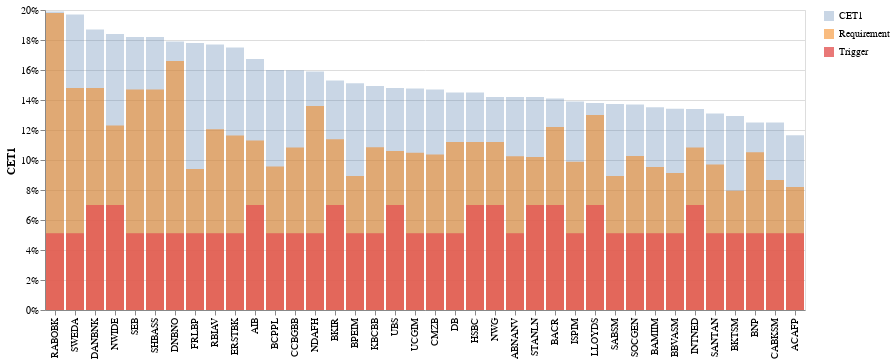

Source (notebook cell):
### Markdown cell above
# CET1 vs Requirements and AT1 Trigger levels
© 2025 Marek Ozana

This notebook is a small end-to-end example of using **polars-bloomberg** to pull regulatory capital metrics from **BQL** and chart them for a universe of European banks.

We compare three CET1-related levels:

- **CET1 (reported)**: the bank’s current Common Equity Tier 1 ratio (what it *has*).
- **CET1 requirement (“review” / SREP)**: the supervisory CET1 requirement level (what it *must meet* under review-driven requirements).
- **AT1 trigger**: the contractual CET1 trigger level associated with Additional Tier 1 (CoCo) instruments (the “oh no” line where conversion/write-down mechanics may be activated).

Interpretation:
- The vertical gap **CET1 − requirement** is “headroom” against supervisory requirements.
- The gap **CET1 − AT1 trigger** is distance to the contractual AT1 trigger (not a regulatory buffer).
- Field definitions vary by jurisdiction and data source. Treat these as *indicative* and sanity-check against bank disclosures when precision matters.

### Code cell
import json
from pathlib import Path

import altair as alt

alt.renderers.set_embed_options(actions=False)
chart_file = Path("docs/examples/credit") / "bank-CET1-vs-requirements-hero.json"
with open(chart_file) as f:
    spec = json.load(f)
alt.Chart.from_dict(spec)

### Figure 1 — Vega-Lite specification as saved in the notebook (floating-point values rounded to 4 significant figures)
{"config": {"view": {"continuousWidth": 300, "continuousHeight": 300}}, "data": {"name": "data-bcacb82ee8c3171ce6cb3b63ca02d3e7"}, "mark": {"type": "bar"}, "datasets": {"data-bcacb82ee8c3171ce6cb3b63ca02d3e7": [{"ticker": "NWG", "CET1": 0.142, "Requirement": 0.112, "Trigger": 0.07}, {"ticker": "DNBNO", "CET1": 0.179, "Requirement": 0.166, "Trigger": 0.05125}, {"ticker": "BCPPL", "CET1": 0.16, "Requirement": 0.0957, "Trigger": 0.05125}, {"ticker": "NWIDE", "CET1": 0.184, "Requirement": 0.123, "Trigger": 0.07}, {"ticker": "RABOBK", "CET1": 0.199, "Requirement": 0.198, "Trigger": 0.05125}, {"ticker": "BACR", "CET1": 0.141, "Requirement": 0.122, "Trigger": 0.07}, {"ticker": "DB", "CET1": 0.145, "Requirement": 0.112, "Trigger": 0.05125}, {"ticker": "CCBGBB", "CET1": 0.1599, "Requirement": 0.1084, "Trigger": 0.05125}, {"ticker": "BAMIIM", "CET1": 0.1352, "Requirement": 0.0953, "Trigger": 0.05125}, {"ticker": "BKIR", "CET1": 0.153, "Requirement": 0.1138, "Trigger": 0.07}, {"ticker": "ERSTBK", "CET1": 0.175, "Requirement": 0.1164, "Trigger": 0.05125}, {"ticker": "RBIAV", "CET1": 0.177, "Requirement": 0.1205, "Trigger": 0.05125}, {"ticker": "NDAFH", "CET1": 0.159, "Requirement": 0.136, "Trigger": 0.05125}, {"ticker": "LLOYDS", "CET1": 0.138, "Requirement": 0.13, "Trigger": 0.07}, {"ticker": "ABNANV", "CET1": 0.142, "Requirement": 0.1025, "Trigger": 0.05125}, {"ticker": "SWEDA", "CET1": 0.197, "Requirement": 0.148, "Trigger": 0.05125}, {"ticker": "UCGIM", "CET1": 0.1476, "Requirement": 0.1049, "Trigger": 0.05125}, {"ticker": "HSBC", "CET1": 0.145, "Requirement": 0.112, "Trigger": 0.07}, {"ticker": "SANTAN", "CET1": 0.131, "Requirement": 0.097, "Trigger": 0.05125}, {"ticker": "DANBNK", "CET1": 0.187, "Requirement": 0.148, "Trigger": 0.07}, {"ticker": "STANLN", "CET1": 0.142, "Requirement": 0.102, "Trigger": 0.07}, {"ticker": "BNP", "CET1": 0.125, "Requirement": 0.1051, "Trigger": 0.05125}, {"ticker": "ISPIM", "CET1": 0.139, "Requirement": 0.0988, "Trigger": 0.05125}, {"ticker": "SEB", "CET1": 0.182, "Requirement": 0.147, "Trigger": 0.05125}, {"ticker": "BKTSM", "CET1": 0.1294, "Requirement": 0.0795, "Trigger": 0.05125}, {"ticker": "ACAFP", "CET1": 0.1165, "Requirement": 0.082, "Trigger": 0.05125}, {"ticker": "AIB", "CET1": 0.1674, "Requirement": 0.113, "Trigger": 0.07}, {"ticker": "BBVASM", "CET1": 0.1342, "Requirement": 0.0913, "Trigger": 0.05125}, {"ticker": "INTNED", "CET1": 0.134, "Requirement": 0.1083, "Trigger": 0.07}, {"ticker": "SABSM", "CET1": 0.1374, "Requirement": 0.0894, "Trigger": 0.05125}, {"ticker": "UBS", "CET1": 0.148, "Requirement": 0.106, "Trigger": 0.07}, {"ticker": "FRLBP", "CET1": 0.178, "Requirement": 0.094, "Trigger": 0.05125}, {"ticker": "KBCBB", "CET1": 0.1493, "Requirement": 0.1085, "Trigger": 0.05125}, {"ticker": "BPEIM", "CET1": 0.1512, "Requirement": 0.0893, "Trigger": 0.05125}, {"ticker": "SHBASS", "CET1": 0.182, "Requirement": 0.147, "Trigger": 0.05125}, {"ticker": "CMZB", "CET1": 0.147, "Requirement": 0.1036, "Trigger": 0.05125}, {"ticker": "SOCGEN", "CET1": 0.137, "Requirement": 0.1026, "Trigger": 0.05125}, {"ticker": "CABKSM", "CET1": 0.125, "Requirement": 0.0867, "Trigger": 0.05125}]}, "encoding": {"color": {"field": "key", "title": null, "type": "nominal"}, "opacity": {"field": "key", "type": "nominal"}, "tooltip": [{"field": "ticker", "type": "nominal"}, {"field": "value", "format": ".2%", "type": "quantitative"}, {"field": "key", "type": "nominal"}], "x": {"field": "ticker", "sort": {"field": "value", "op": "max", "order": "descending"}, "title": null, "type": "nominal"}, "y": {"axis": {"format": "%"}, "field": "value", "stack": false, "title": "CET1", "type": "quantitative"}}, "transform": [{"fold": ["CET1", "Requirement", "Trigger"]}], "$schema": "https://vega.github.io/schema/vega-lite/v6.1.0.json"}
